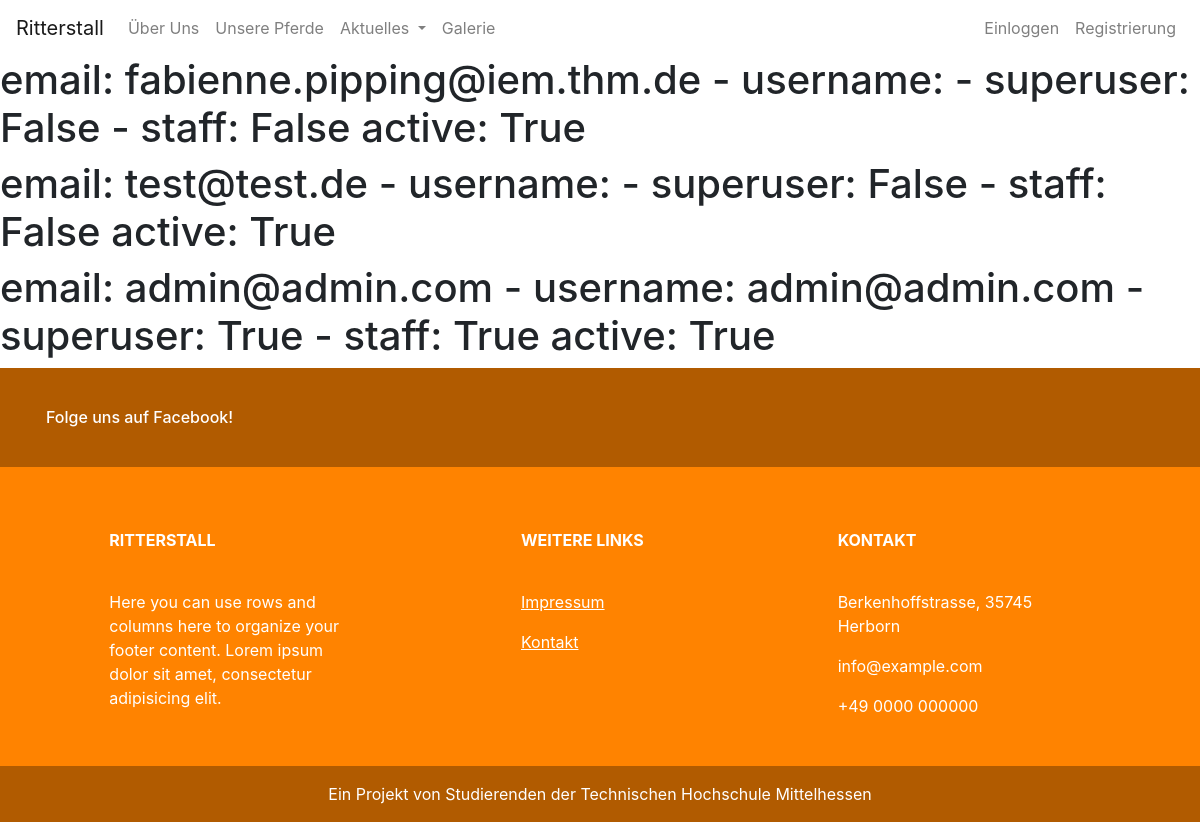
Page /reithof/ueberuns/ on the earlier database version.
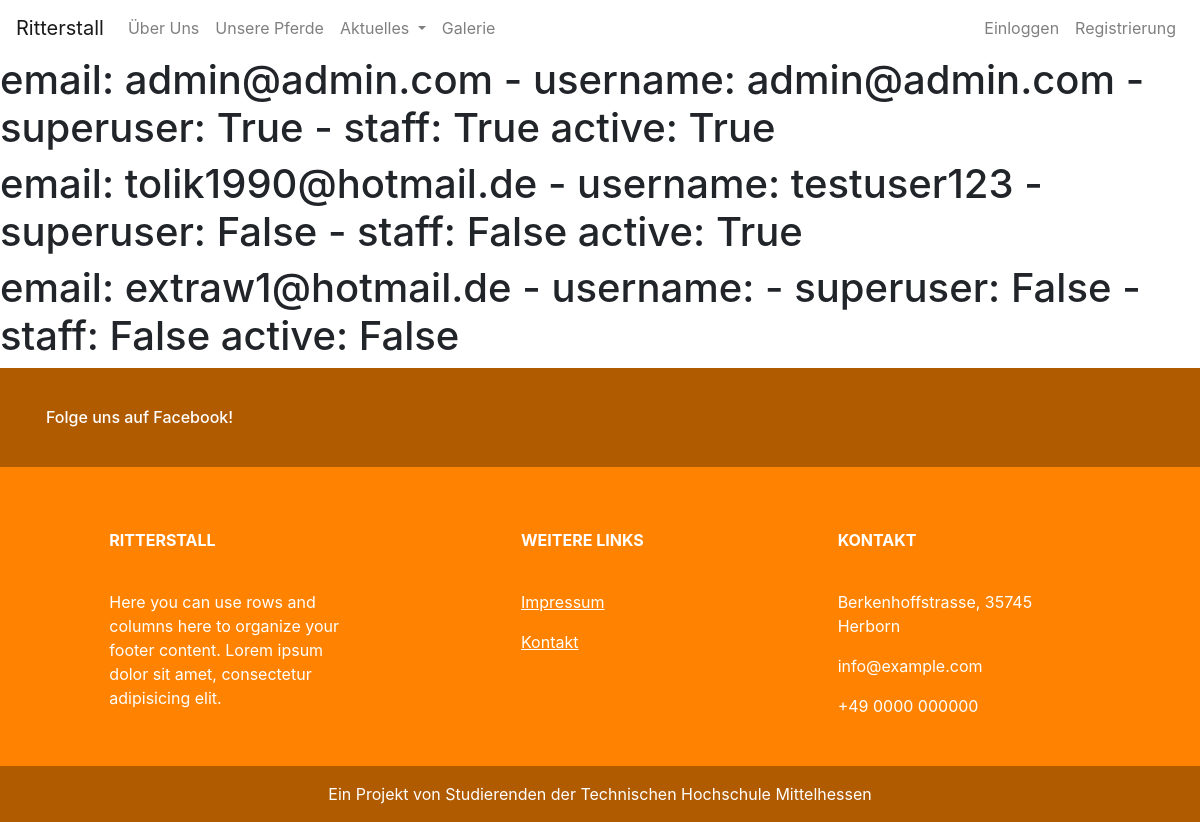
Same page on the later database version.
### reithof_organizer/models.py (models this page shows, shortened)
class Profile(AbstractBaseUser, PermissionsMixin):
    username = models.CharField(_('Username'), max_length=150)
    vorname = models.CharField(_('Vorname'), max_length=50, blank=True)
    nachname = models.CharField(_('Nachname'), max_length=50, blank=True)
    password = models.CharField(_('Passwort'), max_length=128)
    last_login = models.DateTimeField(_('Letzte Anmeldung'), blank=True, null=True)
    email = models.EmailField(
        _('Email-Adresse'),
        unique=True,
        error_messages={
            'unique': _("Ein Nutzer mit dieser E-Mail-Adresse existiert bereits!"),
        },
    )
    geburtsdatum = models.DateField(_('Geburtsdatum'), auto_now_add=False, auto_now=False, null=True)
    mistpunkte = models.IntegerField(null=True)
    date_joined = models.DateTimeField(_('Erstellt am'), default=timezone.now)
    is_superuser = models.BooleanField(
        _('superuser status'),
        default=False,
        help_text=_(
            'Designates that this user has all permissions without '
            'explicitly assigning them.'
        ),
    )
    is_staff = models.BooleanField(
        _('staff status'),
        default=False,
        help_text=_('Designates whether the user can log into this admin site.'),
    )
    is_active = models.BooleanField(
        _('aktiv'),
        default=False,
        help_text=_(
            'Designates whether this user should be treated as active. '
            'Unselect this instead of deleting accounts.'
        ),
    )
    objects = ProfileUserManager()
    USERNAME_FIELD = 'email'
    REQUIRED_FIELDS = ['vorname', 'nachname']
    class Meta:
        verbose_name = _('Mitglied')
        verbose_name_plural = _('Mitglieder')

### reithof_organizer/views.py (the view)
def ueber_uns(request):
    all_profiles = Profile.objects.all()
    context = {'all_profiles': all_profiles}
    return render(request, 'reithof_organizer/ueber_uns.html', context)

### reithof_organizer/templates/reithof_organizer/ueber_uns.html (shortened to what this page needs)
{% extends 'reithof_organizer/base.html' %}
{% block body %}
    {% for profile in all_profiles %}
        <h1>email: {{ profile.email }} - username: {{ profile.username }} - superuser: {{ profile.is_superuser }} - staff: {{ profile.is_staff }} active: {{ profile.is_active }}</h1>
    {% endfor %}
{% endblock %}

### reithof_organizer/templates/reithof_organizer/base.html (shortened to what this page needs)
<!DOCTYPE html>
<html lang="de">
<head>
    {% load staticfiles %}
    <link rel="stylesheet" href="https://stackpath.bootstrapcdn.com/bootstrap/4.1.3/css/bootstrap.min.css"
>
    <link rel="stylesheet" type="text/css" href="{% static 'reithof_organizer/stylesheet.css' %}" media="screen"/>
    <link rel="stylesheet" href="https://cdnjs.cloudflare.com/ajax/libs/baguettebox.js/1.10.0/baguetteBox.min.css" />
</head>
<body>
<nav class="navbar navbar-expand-md navbar-light ">
    <a class="navbar-brand active" href="{% url 'ritterstall' %}">Ritterstall</a>
    <div class="collapse navbar-collapse" id="navbarSupportedContent">
        <ul class="navbar-nav mr-auto">
            <li class="nav-item">
                <a class="nav-link" href="{% url 'ueber_uns' %}">Über Uns <span class="sr-only">(current)</span></a>
            </li>
            <li class="nav-item">
                <a class="nav-link" href="{% url 'unsere_pferde' %}">Unsere Pferde</a>
            </li>
            <li class="nav-item dropdown">
                <a class="nav-link dropdown-toggle" href="#" id="navbarDropdown" role="button" data-toggle="dropdown"
                   aria-haspopup="true" aria-expanded="false">
                    Aktuelles
                </a>
            </li>
            <li class="nav-item">
                <a class="nav-link" href="{% url 'galerie' %}">Galerie</a>
            </li>
        </ul>
        <ul class="nav navbar-nav navbar-right">
            {% if user.is_authenticated %}
                <li class="nav-item">
                    <p>Willkommen {{ user.vorname }}!</p>
                </li>
                <li class="nav-item">
                    <a href="#">Mitgliederbereich</a>
                </li>
                <li class="">
                    <a href="{% url 'logout' %}">Ausloggen</a>
                </li>
            {% else %}
                <li class="">
                    <a class="nav-link" href="{% url 'login' %}">Einloggen</a>
                </li>
                <li class="">
                    <a class="nav-link" href="{% url 'register' %}">Registrierung</a>
                </li>
            {% endif %}
        </ul>
    </div>
</nav>
{% block body %}
{% endblock %}
<footer style="background-color: #ff8300; color:white;">
    <div style="background-color: #b15b00;">
        <div class="container">
            <div class="row py-4 d-flex align-items-center">
                <div class="col-md-6 col-lg-5 text-center text-md-left mb-4 mb-md-0">
                    <h6 class="mb-0">Folge uns auf Facebook!</h6>
                </div>
                <div class="col-md-6 col-lg-7 text-center text-md-right">
                </div>
            </div>
        </div>
    </div>
    <div class="container text-center text-md-left mt-5">
        <div class="row mt-3">
            <div class="col-md-3 col-lg-4 col-xl-3 mx-auto mb-4">
                <h6 class="text-uppercase font-weight-bold">Ritterstall</h6>
                <hr class="mb-4 mt-0 d-inline-block" style="width: 100px;">
                <p>Here you can use rows and columns here to organize your footer content. Lorem ipsum dolor sit amet,
                    consectetur
                    adipisicing elit.</p>
            </div>
            <div class="col-md-3 col-lg-2 col-xl-2 mx-auto mb-4">
                <h6 class="text-uppercase font-weight-bold">Weitere Links</h6>
                <hr class="mb-4 mt-0 d-inline-block" style="width: 120px;">
                <p>
                    <a href="{% url 'impressum' %}">Impressum</a>
                </p>
                <p>
                    <a href="{% url 'kontakt' %}">Kontakt</a>
                </p>
            </div>
            <div class="col-md-4 col-lg-3 col-xl-3 mx-auto mb-md-0 mb-4">
                <h6 class="text-uppercase font-weight-bold">Kontakt</h6>
                <hr class="mb-4 mt-0 d-inline-block " style="width: 80px;">
                <p>Berkenhoffstrasse, 35745 Herborn</p>
                <p>info@example.com</p>
                <p>+49 0000 000000</p>
            </div>
        </div>
    </div>
    <div style="background-color: #b15b00; color: white;" class="text-center py-3">Ein Projekt von Studierenden der
        Technischen Hochschule Mittelhessen
    </div>
</footer>
</body>
</html>

### reithof_organizer/static/reithof_organizer/stylesheet.css (style rules this page uses)
body { min-height: 100%; background: #ffffff; font-size: 100%; margin: 0; padding: 0; }
body, html { height: 100%; }
hr { border-top: 2px solid #ff8300; width: 6rem; margin-top: 0.7rem; margin-bottom: 1rem; }
[class*="col-"] { padding: 1rem; }
.navbar { color: white; }
a { color: white; text-decoration: underline; }
.navbar-light .navbar-nav .nav-link { text-decoration: none; }
.navbar-light .navbar-brand { text-decoration: none; }

Differences in the rows shown:
removed Profile: email "fabienne.pipping@iem.thm.de", is_superuser "False", is_staff "False", is_active "True"
removed Profile: email "test@test.de", is_superuser "False", is_staff "False", is_active "True"
added Profile: email "tolik1990@hotmail.de", username "testuser123", is_superuser "False", is_staff "False", is_active "True"
added Profile: email "extraw1@hotmail.de", is_superuser "False", is_staff "False", is_active "False"
